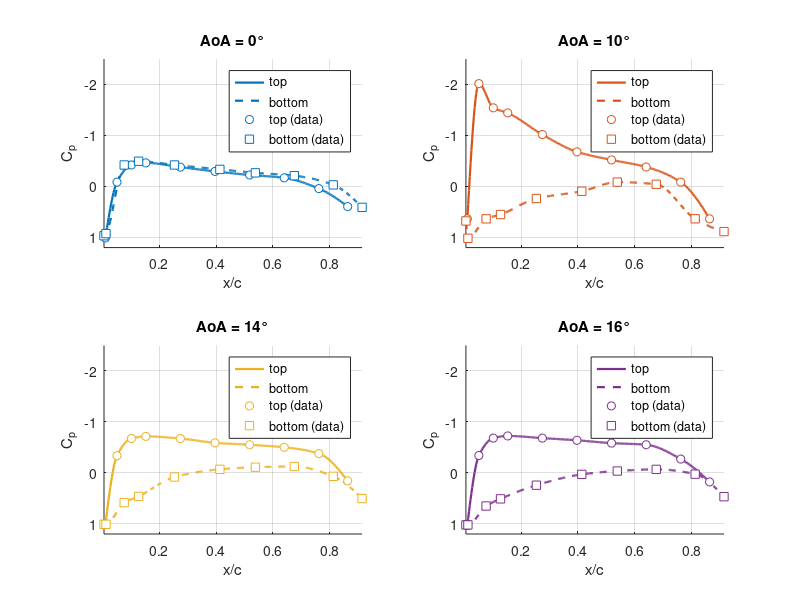

Write the MATLAB code that produced this figure. (Note: this script raises an error after producing the figure.)
% Pressure_Cp_20ms_SeparatedTopBottom.m
% One subplot per AoA, separate smooth lines for top and bottom (V = 20 m/s)

x = [0.005066667, 0.010133333, 0.012066667, 0.0508, 0.0762, 0.1016, ...
     0.127, 0.1524, 0.253333333, 0.274333333, 0.413333333, 0.396266667, ...
     0.538466667, 0.5182, 0.675666667, 0.640133333, 0.8128, 0.762, ...
     0.9144, 0.8636];

Cp_matrix = [
    0.967366212	1.009425613	0.925306812	-0.084118801	-0.420594005	-0.420594005	-0.494118801	-0.462653406	-0.420594005	-0.378534605	-0.3342647	-0.294415804	-0.266475204	-0.224118801	-0.210297003	-0.168237602	-0.030297003	0.042356403	0.410891008	0.395306812;
    0.677484867	0.635928042	1.017484867	-2.016526559	0.635928042	-1.541436895	0.551137636	-1.441436895	0.237185608	-1.017484867	0.094371217	-0.678323245	-0.084790406	-0.519580811	-0.042395203	-0.381556825	0.635089664 -0.084790406	0.8859580811	0.635928042;
    1.009425613	1.009425613	1.009425613	-0.336475204	0.584712806	-0.672950408	0.462653406	-0.715009809	0.082059401	-0.672950408	-0.068237602	-0.588831607	-0.110297003	-0.550297003	-0.124415804	-0.500891008	0.068534605	-0.378237602	0.504712806	0.157366212;
    1.021550736	1.021550736	1.021550736	-0.340516912	0.650775368	-0.681033824	0.510775368	-0.723598438	0.242564614	-0.681033824	0.030258456	-0.63846921	-0.035387684	-0.58282307	-0.067952298	-0.551033824	0.02564614	-0.270258456	0.468210754	0.178986122;
    ];

angles = {'0°','10°','14°','16°'};

% Indices: top = odd taps, bottom = even taps
idx_bot = 1:2:length(x);
idx_top = 2:2:length(x);

% Sorted x and permutations for each set
[x_top_sorted, p_top] = sort(x(idx_top));
[x_bot_sorted, p_bot] = sort(x(idx_bot));

% Fine grids for smoothing
xq_top = linspace(min(x_top_sorted), max(x_top_sorted), 300);
xq_bot = linspace(min(x_bot_sorted), max(x_bot_sorted), 300);

figure;
colors = lines(size(Cp_matrix,1));

for i = 1:size(Cp_matrix,1)
    Cp = Cp_matrix(i,:);
    Cp_top = Cp(idx_top); Cp_bot = Cp(idx_bot);
    Cp_top_sorted = Cp_top(p_top);
    Cp_bot_sorted = Cp_bot(p_bot);

    Cp_top_smooth = pchip(x_top_sorted, Cp_top_sorted, xq_top);
    Cp_bot_smooth = pchip(x_bot_sorted, Cp_bot_sorted, xq_bot);

    ax = subplot(2,2,i);
    hold(ax,'on'); 
    grid(ax,'on');
    plot(ax, xq_top, Cp_top_smooth, '-', 'Color', colors(i,:), 'LineWidth', 1.6);
    plot(ax, xq_bot, Cp_bot_smooth, '--', 'Color', colors(i,:), 'LineWidth', 1.6);
    plot(ax, x_top_sorted, Cp_top_sorted, 'o', 'Color', colors(i,:), 'MarkerFaceColor','w', 'MarkerSize',6);
    plot(ax, x_bot_sorted, Cp_bot_sorted, 's', 'Color', colors(i,:), 'MarkerFaceColor','w', 'MarkerSize',6);

    xlabel(ax, 'x/c');
    ylabel(ax, 'C_p');
    ylim([-2.5 1.2])
    title(ax, ['AoA = ' angles{i}]);
    legend(ax, {'top ','bottom ','top (data)','bottom (data)'}, 'Location','best');
    set(ax, 'YDir', 'reverse'); % aerodynamic convention
    xlim(ax, [min(x) max(x)]);
    hold(ax,'off');
end

sgtitle('C_p vs x/c per AoA (V = 20 m/s)');
